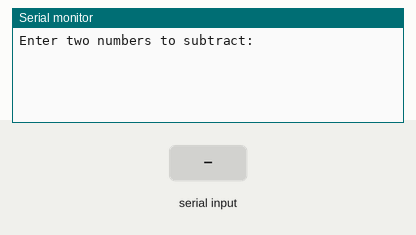
Recording of a sketch running on a simulated Arduino Uno, built with avr-gcc and run on an emulated ATmega328P. Shown: the last lines printed to the serial monitor. The test bench sets the inputs (shaded band).

Above: at 1.2 s.
1.3 s: "90,45\n" received over Serial
At 2.0 s:
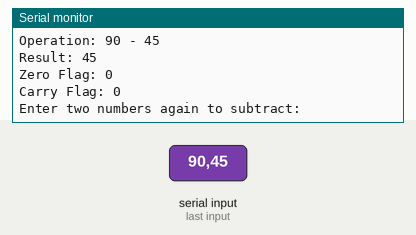
2.8 s: "30,150\n" received over Serial
At 3.3 s:
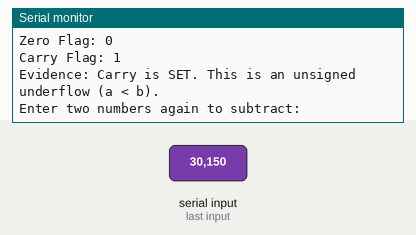

The sketch:

sketch_lab2.ino
```cpp
void setup() {
Serial.begin(9600);
Serial.println("Enter two numbers to subtract:");
}

void loop() {

  if (Serial.available() > 0) {
  uint8_t a, b;


  a = Serial.parseInt();
  b = Serial.parseInt();

  // check if eeprom is busy before reading
  while(Serial.available() > 0) Serial.read();

  uint8_t status;
  uint8_t sreq_value;

  asm volatile (
    "MOV r15, %[a]\n" // load value of a into register 15
    "MOV r16, %[b]\n" // load value of b into register 16
    "SUB r15, r16\n" // subtract register 16 from 15
    "IN %[sr], __SREG__ \n" // read the status register into the status variable
    "MOV %[res], R15" // move the math result into the res variable
    : [res] "=r" (sreq_value),
      [sr] "=r" (status)
    : [a] "r" (a),
      [b] "r" (b)
    : "r15", "r16" // tell the compiler these registers are being used
  );


  // extract the zero flag (bit 1) and carry flag (bit 0) from the status byte (SREG)
  int zerof = (status >> 1) & 1;
  int carryf = (status >> 0) & 0x1;


  Serial.print("Operation: "); Serial.print(a); Serial.print(" - "); Serial.println(b);
    Serial.print("Result: "); Serial.println(sreq_value);
    Serial.print("Zero Flag: "); Serial.println(zerof);
    Serial.print("Carry Flag: "); Serial.println(carryf);

  if (carryf) {
      Serial.println("Evidence: Carry is SET. This is an unsigned underflow (a < b).");
    }


  Serial.println("Enter two numbers again to subtract:");
  }

}
```

Measured:
- after the input at 1.3 s, the serial monitor: prints a new line at once (image 1)
- after the input at 2.8 s, the serial monitor: prints a new line at once (image 2)
